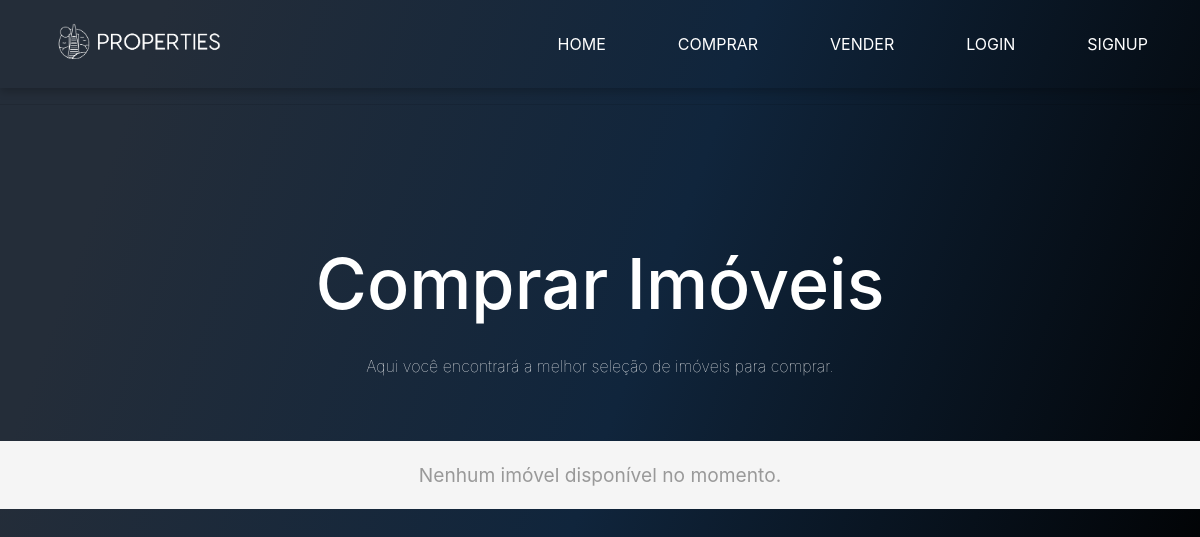
Page /comprar/ on the earlier database version.
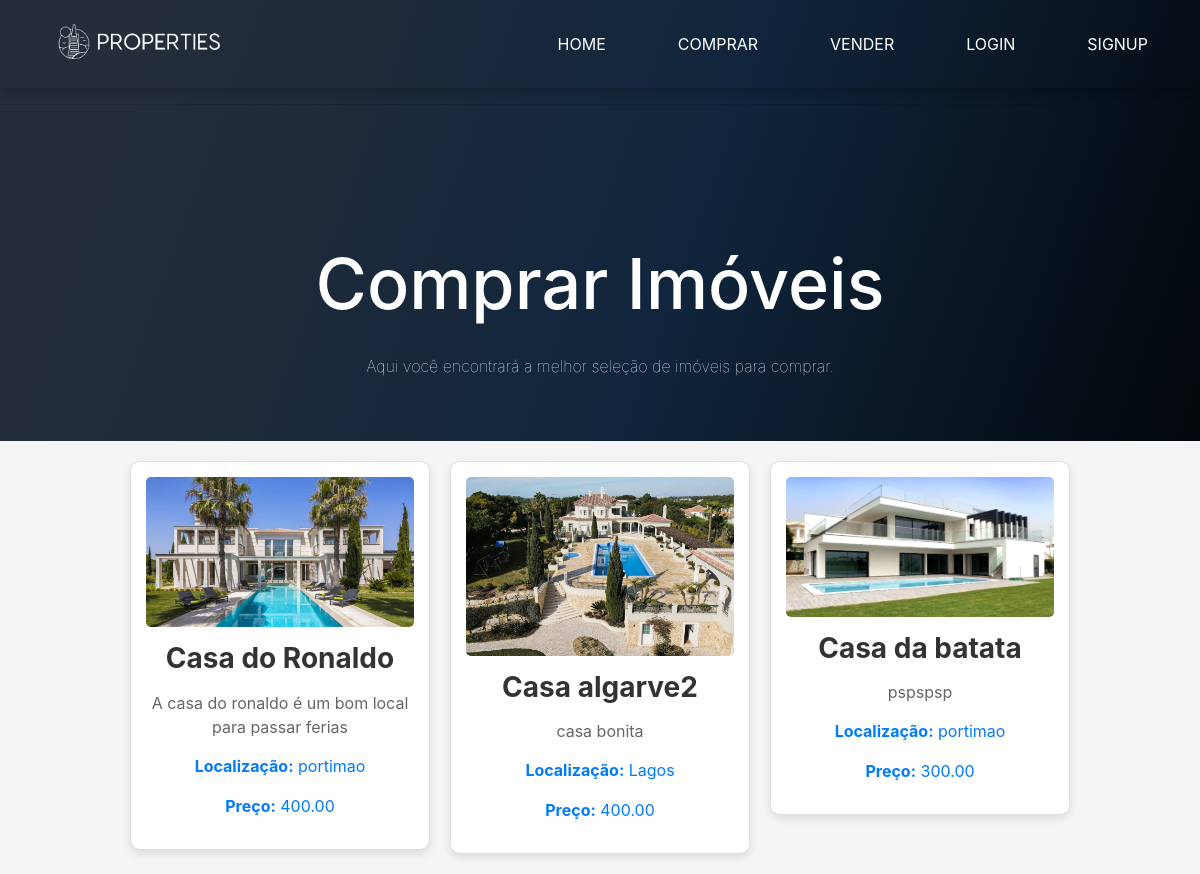
Same page on the later database version.
### base/models.py (models this page shows, shortened)
class Property(models.Model):
    LOCATION_CHOICES = [
        ('faro', 'Faro'),
        ('lagos', 'Lagos'),
        ('portimao', 'Portimão'),
        ('albufeira', 'Albufeira'),
        ('tavira', 'Tavira'),
        ('olhao', 'Olhão'),
        ('silves', 'Silves'),
        ('loule', 'Loulé'),
        ('vila_real_de_santo_antonio', 'Vila Real de Santo António'),
    ]
    host = models.ForeignKey('Profile', on_delete=models.CASCADE)
    title = models.CharField(max_length=255)
    description = models.TextField()
    location = models.CharField(max_length=100, choices=LOCATION_CHOICES)
    price = models.DecimalField(max_digits=6, decimal_places=2)

class PropertyImage(models.Model):
    property = models.ForeignKey('Property', related_name='images', on_delete=models.CASCADE)
    image = models.ImageField(upload_to='property_images/')
    uploaded_at = models.DateTimeField(auto_now_add=True)

### base/views.py (the view)
# urls.py: path('comprar/', views.buy, name='comprar'),
def buy(request):
    properties = Property.objects.order_by('-id')
    properties_with_images = []
    for prop in properties:
        first_image = prop.images.first()  # Utiliza o `related_name` definido no modelo
        properties_with_images.append((prop, first_image))
    return render(request, 'buy.html', {'properties_with_images': properties_with_images})

### templates/buy.html
{% extends 'main.html' %}
{% block content %}
<div class="content ">
    <h1>Comprar Imóveis</h1>
    <p>Aqui você encontrará a melhor seleção de imóveis para comprar.</p>
</div>
    <div class="card-container">
    {% if properties_with_images %}
        {% for property, image in properties_with_images %}
            <a href="{% url 'property_detail' property.pk %}" class="property-link">
            <div class="property-card">
                {% if image %}
                    <img src="{{ image.image.url }}" alt="{{ property.title }} - Image" class="property-image">
                {% else %}
                    <p class="no-image">Nenhuma imagem disponível</p>
                {% endif %}
                <h2 class="property-title">{{ property.title }}</h2>
                <p class="property-description">{{ property.description }}</p>
                <p><strong>Localização:</strong> {{ property.location }}</p>
                <p><strong>Preço:</strong> {{ property.price }}</p>
            </div>
            </a>
        {% endfor %}
    {% else %}
        <div class="no-property">
            Nenhum imóvel disponível no momento.
        </div>
    {% endif %}
</div>
{% endblock %}

### templates/main.html (shortened to what this page needs)
<!DOCTYPE html>
{% load static %}
<html lang="en">
<head>
    <link rel="stylesheet" href="{% static 'css/style.css' %}">
    <link href="{% static 'css/fonts.css' %}" rel="stylesheet">
    <link rel="stylesheet" href="{% static 'css/property_details.css' %}">
    <link rel="stylesheet" href="https://stackpath.bootstrapcdn.com/bootstrap/4.5.2/css/bootstrap.min.css">
</head>
<body>
    {% include 'navbar.html' %}
    {% block content %}{% endblock %}
</body>
</html>

### templates/navbar.html
{% load static %}
<nav class="navbar">
    <div class="navbar-logo">
        <a href="/" class="navbar-brand">
            <img src="{% static 'images/Logo.png' %}" alt="PROPERTIES Logo" style="width: 200px">
        </a>
    </div>
    <ul>
        <li><a href="{% url 'home' %}" class="nav-link home">HOME</a></li>
        <li><a href="{% url 'comprar' %}" class="nav-link comprar">Comprar</a></li>
        <li><a href="{% url 'vender' %}" class="nav-link vender">Vender</a></li>
        {% if user.is_authenticated %}
            {% if user.profile.profile_picture %}
                <li>
                    <a href="{% url 'profile' %}" class="nav-link profile">
                        <img src="{{ user.profile.profile_picture.url }}" alt="Profile picture" class="navbar-profile-picture"/>
                    </a>
                </li>
            {% else %}
                <li>
                    <a href="{% url 'profile' %}" class="nav-link profile">
                        <img src="{% static 'images/default-profile-pic.png' %}" alt="Default profile picture" class="navbar-profile-picture"/>
                    </a>
                </li>
            {% endif %}
            <li class="logout-form-li">
                <form action="{% url 'logout' %}" method="post" class="logout-form">
                    {% csrf_token %}
                    <button type="submit" class="logout-button">LOGOUT</button>
                </form>
            </li>
        {% else %}
            <li><a href="{% url 'login' %}" class="nav-link login">Login</a></li>
            <li><a href="{% url 'signup' %}" class="nav-link signup">Signup</a></li>
        {% endif %}
    </ul>
</nav>
<hr>

### base/static/css/style.css (style rules this page uses)
* { margin: 0; padding: 0; box-sizing: border-box; font-family:'SFProDisplay', sans-serif; }
hr { border: none; }
html, body { margin: 0; padding: 0; min-height: 100%; position: relative; font-family: 'SFProDisplay', sans-serif; background: linear-gradient(109.6deg, rgb(36, 45, 57) 11.2%, rgb(16, 37, 60) 51.2%, rgb(0, 0, 0) 98.6%); background-attachment: fixed; background-repeat: no-repeat; background-size: cover; }
.navbar { width: 100%; margin: auto; padding: 15px 0; display: flex; align-items: center; justify-content: flex-end; top: 0; left: 0; z-index: 1000; box-shadow: 0 4px 8px rgba(0,0,0,0.2); }
.navbar-logo { flex-grow: 1; }
.navbar-brand { text-decoration: none; color: white; font-size: 20px; padding-left: 20px; font-weight: bold; }
.navbar ul { list-style: none; display: flex; align-items: center; margin: 0; padding: 0; }
.navbar ul li { list-style: none; display: inline-block; margin: 0 20px; position: relative; }
.navbar ul li a { text-decoration: none; color: white; text-transform: uppercase; }
.navbar ul li::after { content: ''; height: 3px; width: 0; background: #fff; position: absolute; left: 0; bottom: -5px; transition: 0.5s; }
.content { width: 100%; display: flex; flex-direction: column; align-items: center; justify-content: center; min-height: 40vh; text-align: center; color: #fff; }
.content h1 { font-size: 70px; margin-top: 80px; }
.content p { margin: 20px auto; font-weight: 100; line-height: 25px; }
.card-container { display: flex; flex-wrap: wrap; gap: 20px; justify-content: center; padding: 20px; background-color: #f5f5f5; }
.property-card { background-color: white; border: 1px solid #e0e0e0; border-radius: 10px; box-shadow: 0 4px 8px rgba(0, 0, 0, 0.1); max-width: 300px; padding: 15px; text-align: center; transition: transform 0.2s; }
.property-image { border-radius: 5px; max-width: 100%; height: auto; margin-bottom: 15px; }
.property-title { color: #333; font-size: 1.5em; margin-bottom: 10px; }
.property-description { color: #666; margin-bottom: 10px; }

### base/static/css/property_details.css (style rules this page uses)
.property-title { font-size: 28px; font-weight: bold; color: #333333; margin-bottom: 15px; }
.property-description { margin-bottom: 15px; }

Differences in the rows shown:
added Property: image (picture), title "Casa do Ronaldo", description "A casa do ronaldo é um bom local para passar ferias", location "portimao", price "400.00"
added Property: image (picture), title "Casa algarve2", description "casa bonita", location "Lagos", price "400.00"
added Property: image (picture), title "Casa da batata", description "pspspsp", location "portimao", price "300.00"
Other differences:
text no longer shown: "Nenhum imóvel disponível no momento."
